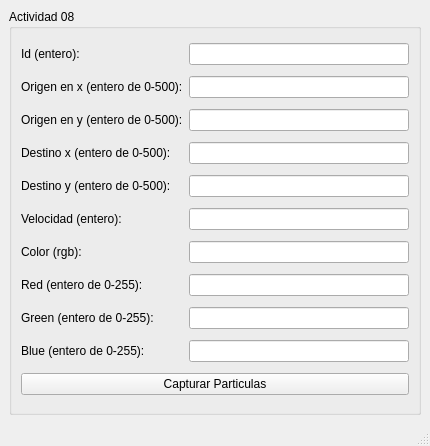
<?xml version="1.0" encoding="UTF-8"?>
<ui version="4.0">
 <class>MainWindow</class>
 <widget class="QMainWindow" name="MainWindow">
  <property name="geometry">
   <rect>
    <x>0</x>
    <y>0</y>
    <width>430</width>
    <height>446</height>
   </rect>
  </property>
  <property name="windowTitle">
   <string>MainWindow</string>
  </property>
  <widget class="QWidget" name="centralwidget">
   <layout class="QGridLayout" name="gridLayout">
    <item row="0" column="0">
     <widget class="QGroupBox" name="groupBox">
      <property name="title">
       <string>Actividad 08</string>
      </property>
      <layout class="QGridLayout" name="gridLayout_2">
       <item row="0" column="0">
        <widget class="QLabel" name="label">
         <property name="text">
          <string>Id (entero):</string>
         </property>
        </widget>
       </item>
       <item row="0" column="1">
        <widget class="QLineEdit" name="lineEdit">
         <property name="text">
          <string/>
         </property>
        </widget>
       </item>
       <item row="1" column="0">
        <widget class="QLabel" name="label_2">
         <property name="text">
          <string>Origen en x (entero de 0-500):</string>
         </property>
        </widget>
       </item>
       <item row="1" column="1">
        <widget class="QLineEdit" name="lineEdit_2"/>
       </item>
       <item row="2" column="0">
        <widget class="QLabel" name="label_3">
         <property name="text">
          <string>Origen en y (entero de 0-500):</string>
         </property>
        </widget>
       </item>
       <item row="2" column="1">
        <widget class="QLineEdit" name="lineEdit_3"/>
       </item>
       <item row="3" column="0">
        <widget class="QLabel" name="label_4">
         <property name="text">
          <string>Destino x (entero de 0-500):</string>
         </property>
        </widget>
       </item>
       <item row="3" column="1">
        <widget class="QLineEdit" name="lineEdit_4"/>
       </item>
       <item row="4" column="0">
        <widget class="QLabel" name="label_5">
         <property name="text">
          <string>Destino y (entero de 0-500):</string>
         </property>
        </widget>
       </item>
       <item row="4" column="1">
        <widget class="QLineEdit" name="lineEdit_5"/>
       </item>
       <item row="5" column="0">
        <widget class="QLabel" name="label_6">
         <property name="text">
          <string>Velocidad (entero):</string>
         </property>
        </widget>
       </item>
       <item row="5" column="1">
        <widget class="QLineEdit" name="lineEdit_6"/>
       </item>
       <item row="6" column="0">
        <widget class="QLabel" name="label_7">
         <property name="text">
          <string>Color (rgb):</string>
         </property>
        </widget>
       </item>
       <item row="6" column="1">
        <widget class="QLineEdit" name="lineEdit_7"/>
       </item>
       <item row="7" column="0">
        <widget class="QLabel" name="label_8">
         <property name="text">
          <string>Red (entero de 0-255):</string>
         </property>
        </widget>
       </item>
       <item row="7" column="1">
        <widget class="QLineEdit" name="lineEdit_8"/>
       </item>
       <item row="8" column="0">
        <widget class="QLabel" name="label_9">
         <property name="text">
          <string>Green (entero de 0-255):</string>
         </property>
        </widget>
       </item>
       <item row="8" column="1">
        <widget class="QLineEdit" name="lineEdit_9"/>
       </item>
       <item row="9" column="0">
        <widget class="QLabel" name="label_10">
         <property name="text">
          <string>Blue (entero de 0-255):</string>
         </property>
        </widget>
       </item>
       <item row="9" column="1">
        <widget class="QLineEdit" name="lineEdit_10"/>
       </item>
       <item row="10" column="0" colspan="2">
        <widget class="QPushButton" name="pushButton">
         <property name="autoFillBackground">
          <bool>false</bool>
         </property>
         <property name="text">
          <string>Capturar Particulas</string>
         </property>
         <property name="autoDefault">
          <bool>false</bool>
         </property>
         <property name="default">
          <bool>false</bool>
         </property>
         <property name="flat">
          <bool>false</bool>
         </property>
        </widget>
       </item>
      </layout>
     </widget>
    </item>
   </layout>
  </widget>
  <widget class="QMenuBar" name="menubar">
   <property name="geometry">
    <rect>
     <x>0</x>
     <y>0</y>
     <width>430</width>
     <height>21</height>
    </rect>
   </property>
  </widget>
  <widget class="QStatusBar" name="statusbar"/>
 </widget>
 <resources/>
 <connections/>
</ui>
